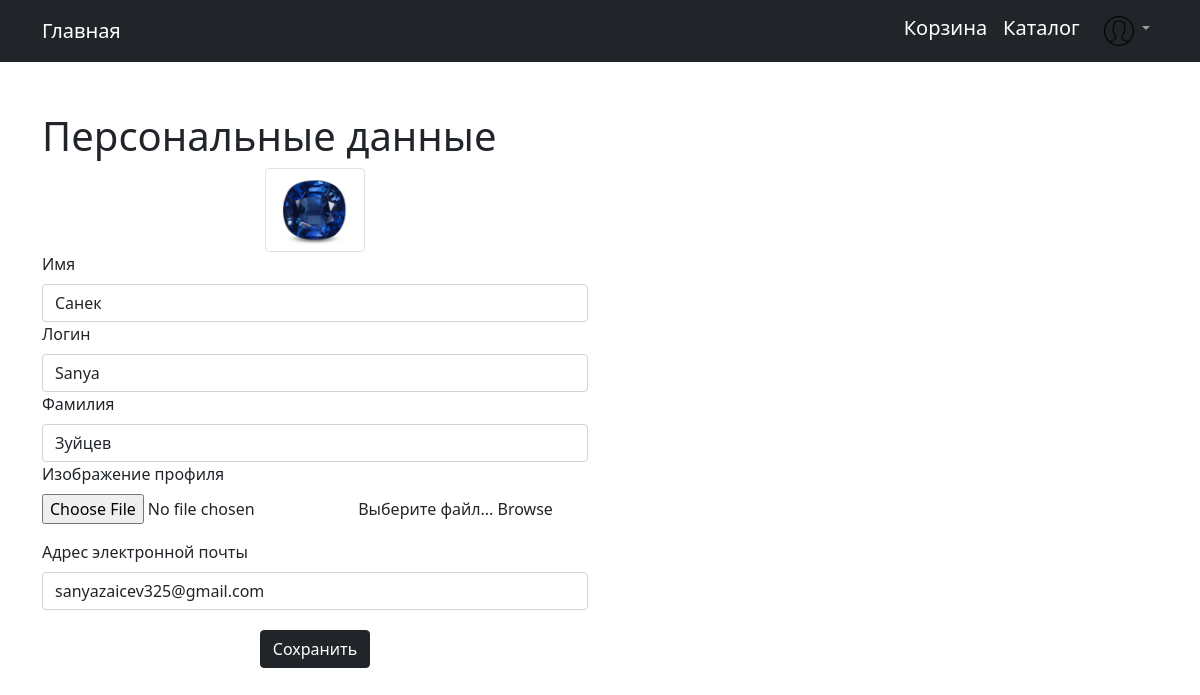
/users/profile/1, run on the app's committed database.
### users/models.py (models this page shows)
class User(AbstractUser):
    image = models.ImageField(upload_to='users_images', blank=True, null=True)

### users/views.py (the view, shortened to what this page needs)
# urls.py: path('profile/<int:pk>', UserProfileView.as_view(), name='profile'),
class UserProfileView(UpdateView):
    model = User
    form_class = UserProfileForm
    template_name = 'users/profile.html'

### users/forms.py
class UserProfileForm(UserChangeForm):
    first_name = forms.CharField(widget=forms.TextInput(attrs={
        'class': 'form-control',
        'plaseholder': 'Имя'
    }))
    last_name = forms.CharField(widget=forms.TextInput(attrs={
        'class': 'form-control',
        'plaseholder': 'Фамилия'
    }))
    username = forms.CharField(widget=forms.TextInput(attrs={
        'class': 'form-control',
        'plaseholder': 'Логин'
    }))
    email = forms.CharField(widget=forms.EmailInput(attrs={
        'class': 'form-control',
        'plaseholder': 'Почта'
    }))
    image = forms.ImageField(widget=forms.FileInput(attrs={'class': 'form-file-input'}), required=False)
    class Meta:
        model = User
        fields = ('first_name', 'last_name', 'username', 'email', 'image')

### users/templates/users/profile.html (shortened to what this page needs)
{% extends 'layout/base.html' %}
{% load static %}
{% block css %}
<link rel="stylesheet" href="{% static 'css/profile.css' %}">{% endblock %}
{% block content %}
<div class="container">
    <form action="{% url 'profile' user.id%}" method="post" enctype="multipart/form-data">
        <div class="row">
            <div class="col-md-6">
                <div class="header">
                    <h1>Персональные данные</h1>
                </div>
                <div class="avatar">
                    <img width="100" height="100"
                         src="{% if user.image %} {{ user.image.url }} {% else %} {% static 'img/avatar.PNG' %} {% endif %}"
                         class="img-thumbnail"> <br>
                </div>
                <div>
                    <label for="form.first_name.id_for_label" class="form-label">Имя</label>
                    {{ form.first_name }}
                </div>
                <div>
                    <label for="form.username.id_for_label" class="form-label">Логин</label>
                    {{ form.username }}
                </div>
                <div>
                    <label for="form.last_name.id_for_label" class="form-label">Фамилия</label>
                    {{ form.last_name }}
                </div>
                <div><label for="{{ form.image.id_for_label }}" class="form-label">Изображение профиля</label></div>
                <div class="form-file mb-3">
                    {{ form.image }}
                    <label class="form-file-label" for="validationFormFile">
                        <span class="form-file-text">Выберите файл...</span>
                        <span class="form-file-button">Browse</span>
                    </label>
                </div>
                <div>
                    <label for="form.email.id_for_label" class="form-label">Адрес электронной почты</label>
                    {{ form.email }}
                </div>
                <div class="flex-container">
                    <button type="submit" class="btn btn-dark">Сохранить</button>
                </div>
            </div>
        </div>
    </form>
</div>
{% endblock %}

### static/css/profile.css (style rules this page uses)
.flex-container { margin-top: 20px; display: flex; justify-content: space-around; align-items: baseline; }
.avatar { display: flex; justify-content: center; }
.header { display: flex; justify-content: start; }

### data on the page
User: image (picture), first_name "Санек", username "Sanya", last_name "Зуйцев", email "sanyazaicev325@gmail.com"
